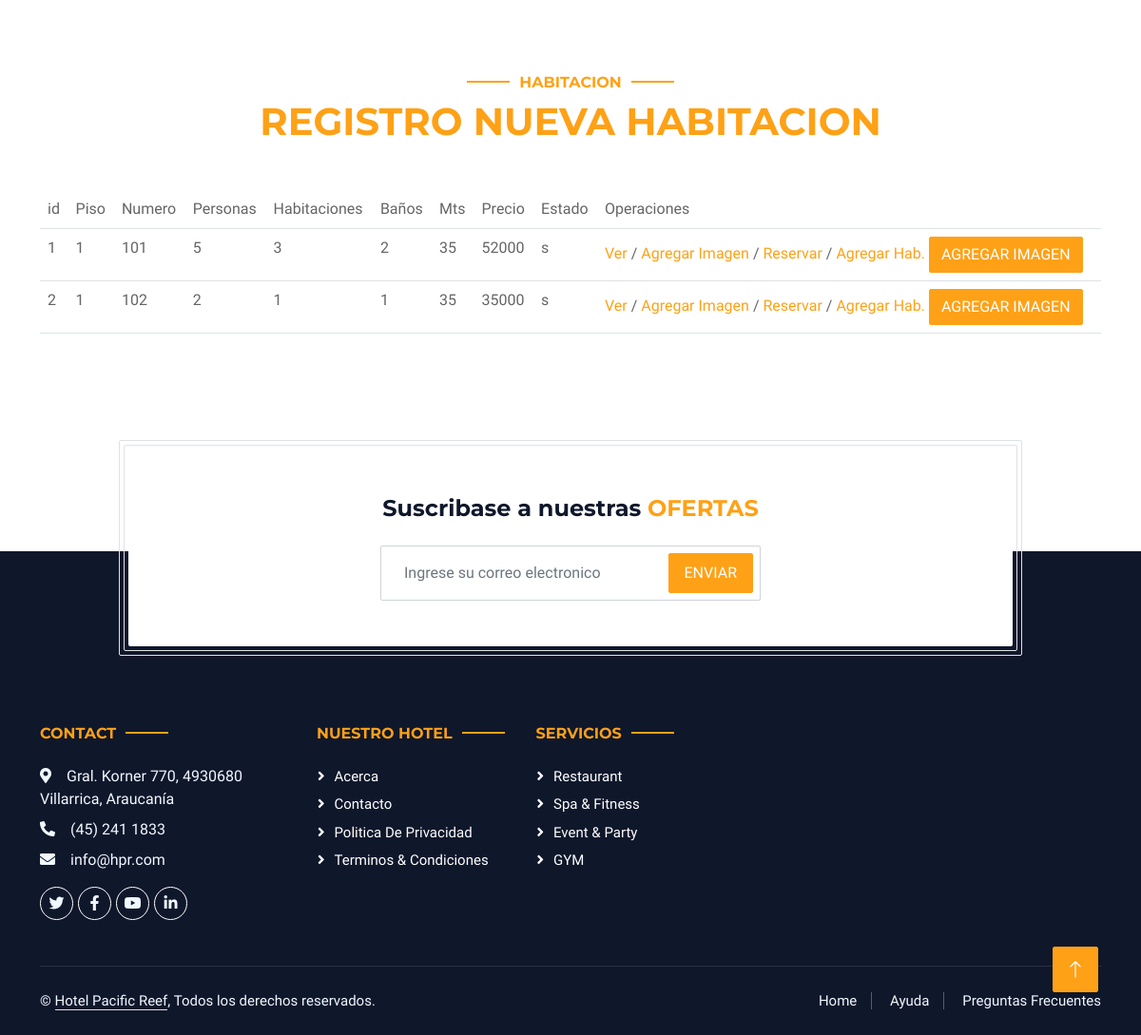
The app's page /listado_habitaciones (lower part), older data.
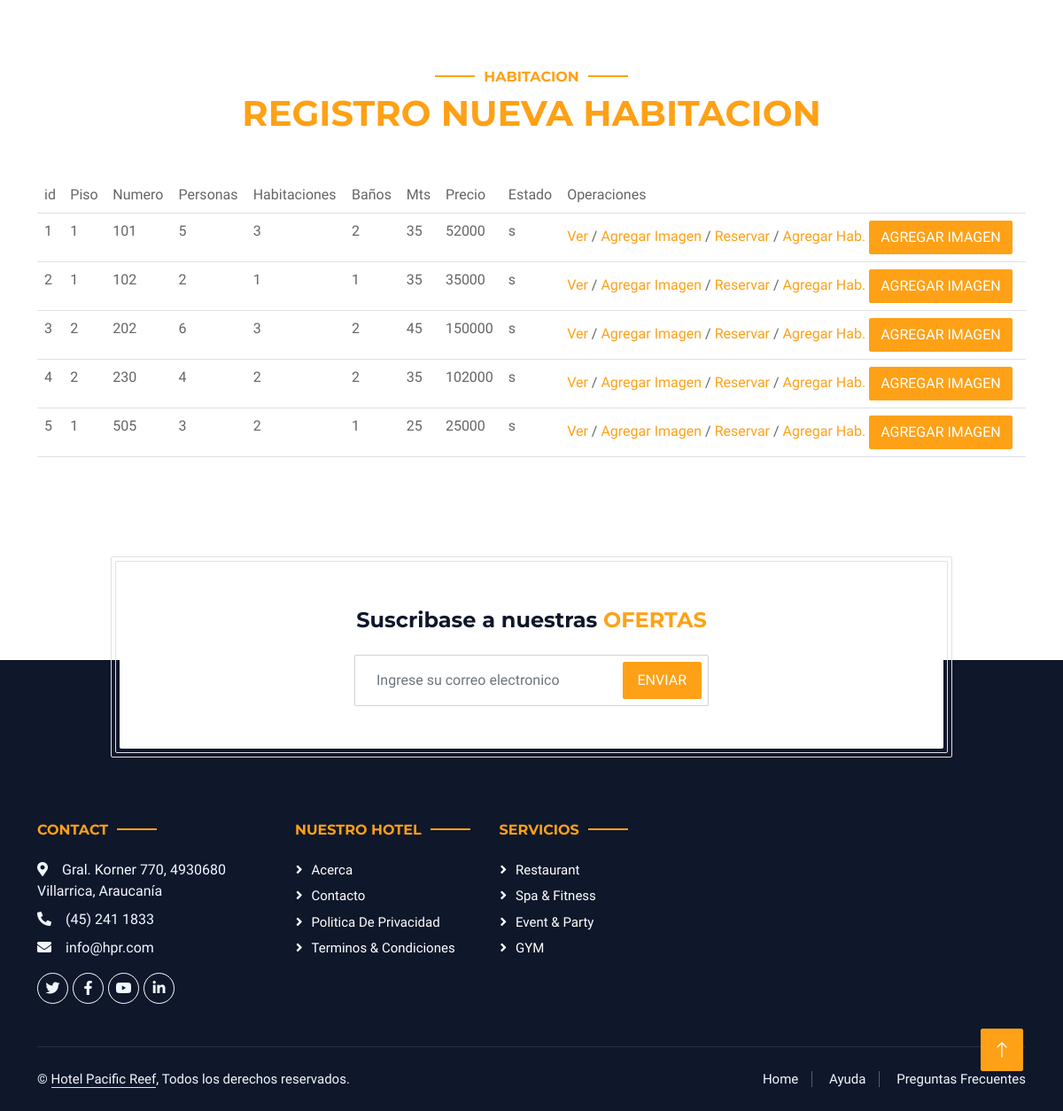
The same page, newer data.
### web/models.py (models this page shows)
class Habitacion(models.Model):
    id_h = models.AutoField(primary_key=True)
    piso = models.DecimalField(max_digits=3, decimal_places=0 )
    numero = models.DecimalField(max_digits=3, decimal_places=0 )
    cant_personas = models.DecimalField(max_digits=3, decimal_places=0 )
    habitaciones = models.DecimalField(max_digits=2, decimal_places=0 )
    banos = models.DecimalField(max_digits=2, decimal_places=0 )
    metros = models.DecimalField(max_digits=3, decimal_places=0 )
    wifi = models.CharField(max_length=1 )
    tv_cable = models.CharField(max_length=1 )
    desayuno = models.CharField(max_length=1 )
    precio_noche = models.DecimalField(max_digits=6, decimal_places=0 )
    descripcion = models.TextField(max_length=300 )
    activa = models.CharField(max_length=1 )
    num_star = models.DecimalField(max_digits=1,default=2, decimal_places=0 )
    imagen = models.ImageField(upload_to='fotos',default='fotos/no_disponible.jpg')
    id_th = models.ForeignKey('TipoHabitacion', models.DO_NOTHING, db_column='id_th' )
    class Meta:
        db_table = 'habitacion'

### web/views.py (the view)
# urls.py: path('listado_habitaciones',listado_habitaciones,name='LH'),
def listado_habitaciones(request):
    hab=Habitacion.objects.all()
    contexto={'lista_h':hab}
    return render(request,"listado_habitaciones.html",contexto)

### web/templates/listado_habitaciones.html (shortened to what this page needs)
{% extends "base.html" %}
{% block contenido %}
                <div class="container-xxl py-5">
            <div class="container">
                <div class="text-center wow fadeInUp" data-wow-delay="0.1s">
                    <h6 class="section-title text-center text-primary text-uppercase">Habitacion</h6>
                    <h1 class="mb-5"><span class="text-primary text-uppercase">Registro Nueva Habitacion</span></h1>
                </div>
                <div class="row g-4">
                    <div class="col-md-12">
                        <div class="wow fadeInUp" data-wow-delay="0.2s">
                           <table class="table">
                            <tr>
                                <td>id</td>
                                <td>Piso</td>
                                <td>Numero</td>
                                <td>Personas</td>
                                <td>Habitaciones</td>
                                <td>Baños</td>
                                <td>Mts</td>
                                <td>Precio</td>
                                <td>Estado</td>
                                <td>Operaciones</td>
                            </tr>
                            {% for lh in lista_h %}
                            <tr>
                                <td>{{lh.id_h}}</td>
                                <td>{{lh.piso}}</td>
                                <td>{{lh.numero}}</td>
                                <td>{{lh.cant_personas}}</td>
                                <td>{{lh.habitaciones}}</td>
                                <td>{{lh.banos}}</td>
                                <td>{{lh.metros}}</td>
                                <td>{{lh.precio_noche}}</td>
                                <td>{{lh.activa}}</td>
                                <td>
                                    <a href="{% url 'DA' lh.id_h %}">Ver</a>
                                    /
                                    <a href="{% url 'DA' lh.id_h %}">Agregar Imagen</a>
                                    /
                                    <a href="{% url 'DA' lh.id_h %}">Reservar</a>
                                    /
                                    <a href="{% url 'REHA' %}">Agregar Hab.</a>
                                    <button class="btn btn-primary" onclick="galeria('{{lh.id_h}}')" data-bs-toggle="modal"
                        data-bs-target="#exampleModal">Agregar
                        Imagen</button>
                                </td>
                            </tr>
                            {% endfor %}
                           </table>
                        </div>
                    </div>
                </div>
            </div>
        </div>
        <div class="container newsletter mt-5 wow fadeIn" data-wow-delay="0.1s">
            <div class="row justify-content-center">
                <div class="col-lg-10 border rounded p-1">
                    <div class="border rounded text-center p-1">
                        <div class="bg-white rounded text-center p-5">
                            <h4 class="mb-4">Suscribase a nuestras <span class="text-primary text-uppercase">ofertas</span></h4>
                            <div class="position-relative mx-auto" style="max-width: 400px;">
                                <input class="form-control w-100 py-3 ps-4 pe-5" type="text" placeholder="Ingrese su correo electronico">
                                <button type="button" class="btn btn-primary py-2 px-3 position-absolute top-0 end-0 mt-2 me-2">Enviar</button>
                            </div>
                        </div>
                    </div>
                </div>
            </div>
        </div>
{% endblock contenido %}

### web/templates/base.html (shortened to what this page needs)
{% load static %}
<!DOCTYPE html>
<html lang="en">
  <head>
    <link
      href="https://cdnjs.cloudflare.com/ajax/libs/font-awesome/5.10.0/css/all.min.css"
      rel="stylesheet"
    />
    <link
      href="https://cdn.jsdelivr.net/npm/bootstrap-icons@1.4.1/font/bootstrap-icons.css"
      rel="stylesheet"
    />
    <link href="{% static 'lib/animate/animate.min.css' %}" rel="stylesheet" />
    <link
      href="{% static 'lib/owlcarousel/assets/owl.carousel.min.css' %}"
      rel="stylesheet"
    />
    <link
      href="{% static 'lib/tempusdominus/css/tempusdominus-bootstrap-4.min.css' %}"
      rel="stylesheet"
    />
    <link href="{% static 'css/bootstrap.min.css' %}" rel="stylesheet" />
    <link href="{% static 'css/style.css' %}" rel="stylesheet" />
  </head>
  <body>
    <div class="container-xxl bg-white p-0">
      {% block contenido %}
      {% endblock contenido %}
      <div
        class="container-fluid bg-dark text-light footer wow fadeIn"
        data-wow-delay="0.1s"
      >
        <div class="container pb-5">
          <div class="row g-5">
            <div class="col-md-6 col-lg-3">
              <h6
                class="section-title text-start text-primary text-uppercase mb-4"
              >
                Contact
              </h6>
              <p class="mb-2">
                <i class="fa fa-map-marker-alt me-3"></i>Gral. Korner 770, 4930680 Villarrica, Araucanía
              </p>
              <p class="mb-2">
                <i class="fa fa-phone-alt me-3"></i>(45) 241 1833
              </p>
              <p class="mb-2">
                <i class="fa fa-envelope me-3"></i>info@hpr.com
              </p>
              <div class="d-flex pt-2">
                <a class="btn btn-outline-light btn-social" href=""
                  ><i class="fab fa-twitter"></i
                ></a>
                <a class="btn btn-outline-light btn-social" href=""
                  ><i class="fab fa-facebook-f"></i
                ></a>
                <a class="btn btn-outline-light btn-social" href=""
                  ><i class="fab fa-youtube"></i
                ></a>
                <a class="btn btn-outline-light btn-social" href=""
                  ><i class="fab fa-linkedin-in"></i
                ></a>
              </div>
            </div>
            <div class="col-lg-5 col-md-12">
              <div class="row gy-5 g-4">
                <div class="col-md-6">
                  <h6
                    class="section-title text-start text-primary text-uppercase mb-4"
                  >
                    Nuestro Hotel
                  </h6>
                  <a class="btn btn-link" href="">Acerca</a>
                  <a class="btn btn-link" href="">Contacto</a>
                  <a class="btn btn-link" href="">Politica de Privacidad</a>
                  <a class="btn btn-link" href="">Terminos & Condiciones</a>
                </div>
                <div class="col-md-6">
                  <h6
                    class="section-title text-start text-primary text-uppercase mb-4"
                  >
                    Servicios
                  </h6>
                  <a class="btn btn-link" href="">Restaurant</a>
                  <a class="btn btn-link" href="">Spa & Fitness</a>
                  <a class="btn btn-link" href="">Event & Party</a>
                  <a class="btn btn-link" href="">GYM</a>
                </div>
              </div>
            </div>
          </div>
        </div>
        <div class="container">
          <div class="copyright">
            <div class="row">
              <div class="col-md-6 text-center text-md-start mb-3 mb-md-0">
                &copy; <a class="border-bottom" href="#">Hotel Pacific Reef</a>, Todos los derechos reservados.
              </div>
              <div class="col-md-6 text-center text-md-end">
                <div class="footer-menu">
                  <a href="">Home</a>
                  <a href="">Ayuda</a>
                  <a href="">Preguntas Frecuentes</a>
                </div>
              </div>
            </div>
          </div>
        </div>
      </div>
      <a href="#" class="btn btn-lg btn-primary btn-lg-square back-to-top"
        ><i class="bi bi-arrow-up"></i
      ></a>
    </div>
  </body>
</html>

### web/static/css/style.css (style rules this page uses)
:root { --primary: #FEA116; --light: #F1F8FF; --dark: #0F172B; }
.back-to-top { position: fixed; display: none; right: 45px; bottom: 45px; z-index: 99; }
.btn { font-weight: 500; text-transform: uppercase; transition: .5s; }
.btn.btn-primary, .btn.btn-secondary { color: #FFFFFF; }
.btn-lg-square { width: 48px; height: 48px; }
.btn-square, .btn-sm-square, .btn-lg-square { padding: 0; display: flex; align-items: center; justify-content: center; font-weight: normal; border-radius: 2px; }
.section-title { position: relative; display: inline-block; }
.section-title::before { position: absolute; content: ""; width: 45px; height: 2px; top: 50%; left: -55px; margin-top: -1px; background: var(--primary); }
.section-title::after { position: absolute; content: ""; width: 45px; height: 2px; top: 50%; right: -55px; margin-top: -1px; background: var(--primary); }
.section-title.text-start::before, .section-title.text-end::after { display: none; }
.newsletter { position: relative; z-index: 1; }
.footer { position: relative; margin-top: -110px; padding-top: 180px; }
.footer .btn.btn-social { margin-right: 5px; width: 35px; height: 35px; display: flex; align-items: center; justify-content: center; color: var(--light); border: 1px solid #FFFFFF; border-radius: 35px; transition: .3s; }
.footer .btn.btn-link { display: block; margin-bottom: 5px; padding: 0; text-align: left; color: #FFFFFF; font-size: 15px; font-weight: normal; text-transform: capitalize; transition: .3s; }
.footer .btn.btn-link::before { position: relative; content: "\f105"; font-family: "Font Awesome 5 Free"; font-weight: 900; margin-right: 10px; }
.footer .copyright { padding: 25px 0; font-size: 15px; border-top: 1px solid rgba(256, 256, 256, .1); }
.footer .copyright a { color: var(--light); }
.footer .footer-menu a { margin-right: 15px; padding-right: 15px; border-right: 1px solid rgba(255, 255, 255, .3); }
.footer .footer-menu a:last-child { margin-right: 0; padding-right: 0; border-right: none; }

Row changes from the older to the newer data that the page shows:
added Habitacion: id_h "3", piso "2", numero "202", cant_personas "6", habitaciones "3", banos "2", metros "45", precio_noche "150000", activa "s"
added Habitacion: id_h "4", piso "2", numero "230", cant_personas "4", habitaciones "2", banos "2", metros "35", precio_noche "102000", activa "s"
added Habitacion: id_h "5", piso "1", numero "505", cant_personas "3", habitaciones "2", banos "1", metros "25", precio_noche "25000", activa "s"
